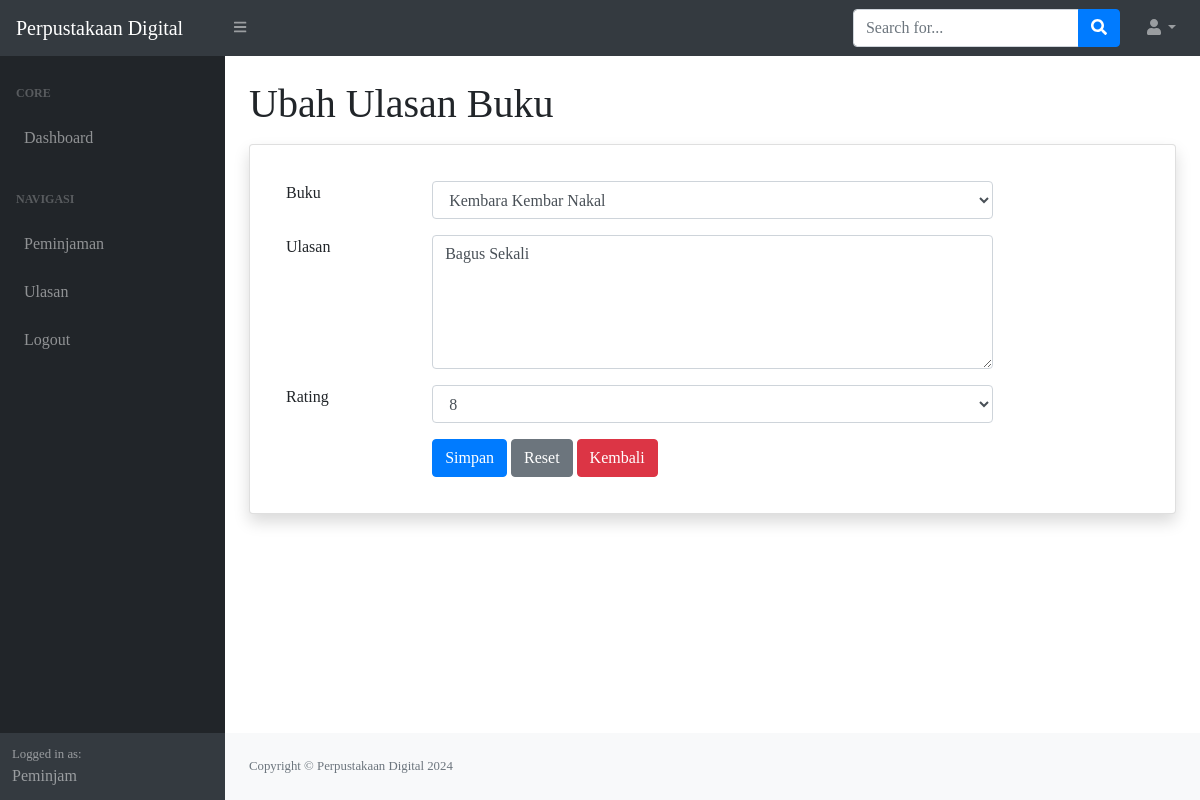
/index.php?page=ulasan_ubah&&id=3 (signed in), run on the app's committed database.
### tables this page shows
CREATE TABLE `ulasan` (
  `id_ulasan` int(11) NOT NULL,
  `id_user` int(11) DEFAULT NULL,
  `id_buku` int(11) DEFAULT NULL,
  `ulasan` text DEFAULT NULL,
  `rating` int(11) DEFAULT NULL
);

CREATE TABLE `buku` (
  `id_buku` int(11) NOT NULL,
  `id_kategori` int(11) DEFAULT NULL,
  `judul` varchar(255) DEFAULT NULL,
  `penulis` varchar(255) DEFAULT NULL,
  `penerbit` varchar(255) DEFAULT NULL,
  `tahun_terbit` varchar(255) DEFAULT NULL,
  `stok` int(11) DEFAULT NULL
);

### ulasan_ubah.php (the view, shortened to what this page needs)
<h1 class="mt-4 mb-3">Ubah Ulasan Buku</h1>
<div class="card shadow p-3 mb-5 bg-body rounded">
    <div class="card-body">
        <div class="row">
            <div class="col-md-12">
                <form method="post">
                    <?php
                    $id = $_GET['id'];
                    $query = mysqli_query($koneksi, "SELECT*FROM ulasan WHERE id_ulasan=$id");
                    $data = mysqli_fetch_array($query);
                    ?>
                    <div class="row mb-3">
                        <div class="col-md-2">Buku</div>
                        <div class="col-md-8">
                            <select name="id_buku" class="form-control">
                                <?php
                                $buk = mysqli_query($koneksi, "SELECT*FROM buku");
                                while ($buku = mysqli_fetch_array($buk)) {
                                ?>
                                    <option <?php if($data['id_buku'] == $buku['id_buku']) echo 'selected'; ?> value="<?php echo $buku['id_buku']; ?>"><?php echo $buku['judul']; ?></option>
                                <?php
                                }
                                ?>
                            </select>
                        </div>
                    </div>
                    <div class="row mb-3">
                        <div class="col-md-2">Ulasan</div>
                        <div class="col-md-8">
                            <textarea name="ulasan" rows="5" class="form-control"><?php echo $data['ulasan']; ?></textarea>
                        </div>
                    </div>
                    <div class="row mb-3">
                        <div class="col-md-2">Rating</div>
                        <div class="col-md-8">
                            <select name="rating" class="form-control">
                                <?php
                                for($i = 1; $i<=10; $i++){
                                    ?>
                                    <option <?php if($data['rating'] == $i) echo 'selected'; ?>><?php echo $i; ?></option>
                                    <?php
                                }
                                ?>
                            </select>
                        </div>
                    </div>
                    <div class="row">
                        <div class="col-md-2"></div>
                        <div class="col-md-8">
                            <button type="submit" class="btn btn-primary" name="submit" value="submit">Simpan</button>
                            <button type="reset" class="btn btn-secondary">Reset</button>
                            <a href="?page=ulasan" class="btn btn-danger">Kembali</a>
                        </div>
                    </div>
                </form>
            </div>
        </div>
    </div>
</div>

### data on the page
ulasan: id_buku "Kembara Kembar Nakal", ulasan "Bagus Sekali", rating "8"

### other printed values
$_SESSION['user']['nama'] "Peminjam"
